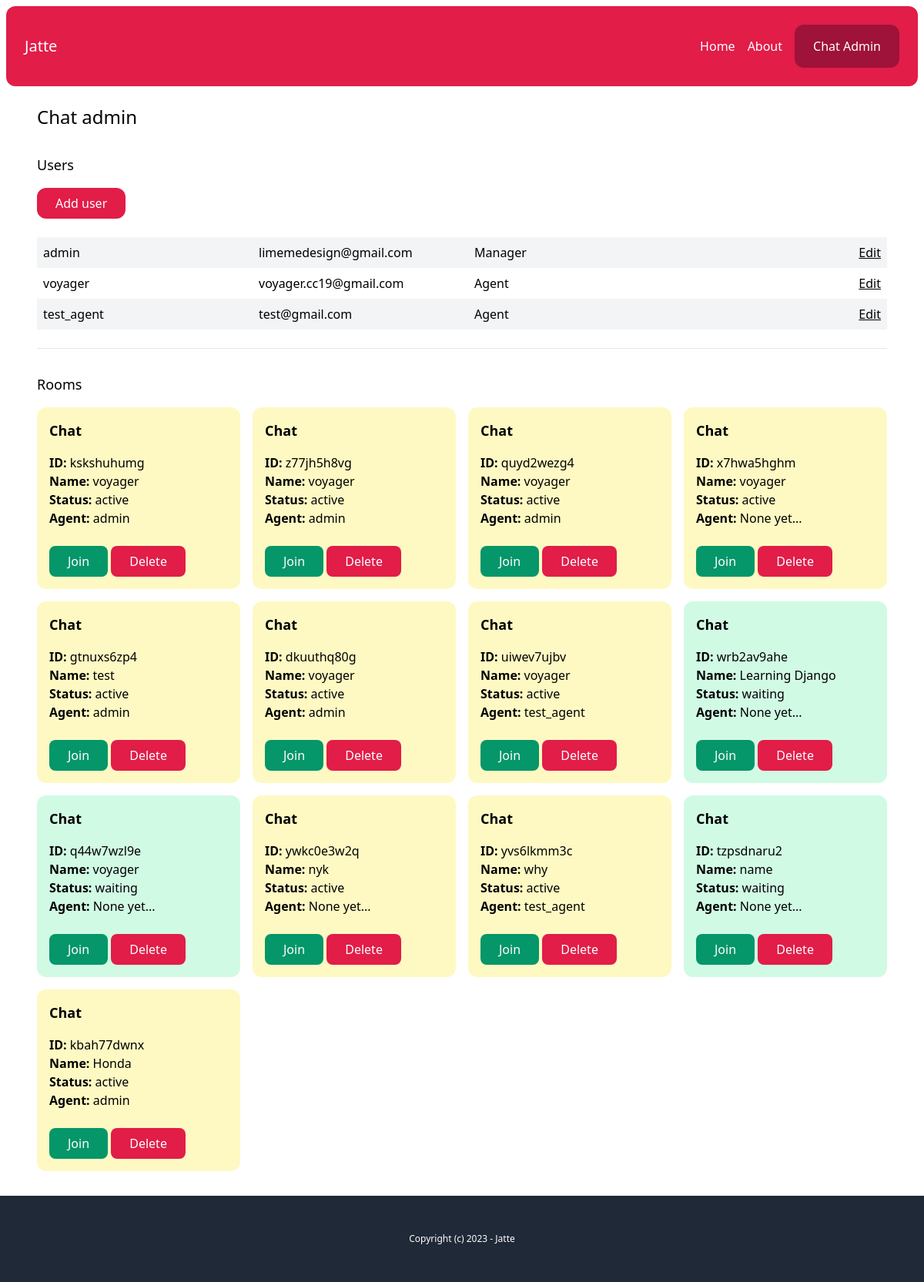
/chat-admin/ (signed in), run on an earlier commit of the app's database.
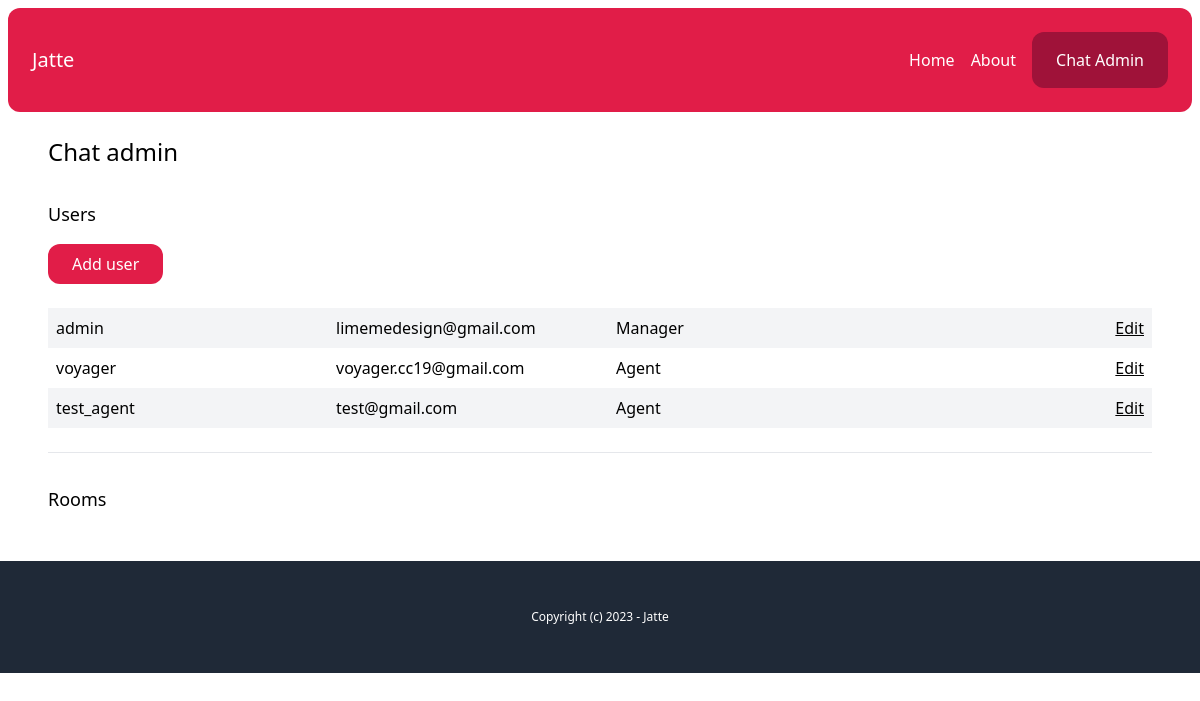
And on a later commit of the database.
### account/models.py (models this page shows)
class User(AbstractBaseUser, PermissionsMixin):
    AGENT = 'agent'
    MANAGER = 'manager'
    ROLES_CHOICES = (
        (AGENT, 'Agent'),
        (MANAGER, 'Manager'),
    )
    id = models.UUIDField(primary_key=True, default=uuid.uuid4, editable=False)
    email = models.EmailField(unique=True)
    name = models.CharField(max_length=255, blank=True, default='')
    role = models.CharField(max_length=20, choices=ROLES_CHOICES, default=AGENT)
    is_active = models.BooleanField(default=True)
    is_superuser = models.BooleanField(default=False)
    is_staff = models.BooleanField(default=False)
    date_joined = models.DateTimeField(default=timezone.now)
    last_login = models.DateTimeField(blank=True, null=True)
    objects = CustomUserManager()
    USERNAME_FIELD = 'email'
    EMAIL_FIELD = 'email'
    REQUIRED_FIELDS = ['name']

### chat/models.py (models this page shows, shortened)
class Room(models.Model):
    WAITING = "waiting"
    ACTIVE = "active"
    CLOSED = "closed"
    CHOICES_STATUS = [(WAITING, "Waiting"), (ACTIVE, "Active"), (CLOSED, "Closed")]
    uuid = models.CharField(max_length=255)
    client = models.CharField(max_length=255)
    agent = models.ForeignKey(
        User, related_name="rooms", blank=True, null=True, on_delete=models.SET_NULL
    )
    messages = models.ManyToManyField(Message, blank=True)
    url = models.CharField(max_length=255, blank=True, null=True)
    status = models.CharField(max_length=20, choices=CHOICES_STATUS, default=WAITING)
    created_at = models.DateTimeField(auto_now_add=True)
    class Meta:
        ordering: ["-created_at"]

### chat/views.py (the view)
# urls.py: path("chat-admin/", views.admin, name="admin"),
@login_required  # Requires user to be logged in
def admin(request):
    rooms = Room.objects.all()  # Get all chat rooms
    users = User.objects.filter(is_staff=True)  # Get all staff users
    return render(request, "chat/admin.html", {"rooms": rooms, "users": users})

### chat/templates/chat/admin.html
{% extends 'core/base.html' %} {% block content %}
<h1 class="text-2xl">Chat admin</h1>
{% if perms.user.add_user %}
<div class="mt-8">
  <h2 class="mb-4 text-lg">Users</h2>
  <a
    href="{% url 'chat:add_user' %}"
    class="inline-block py-2 px-6 bg-rose-600 text-white rounded-xl"
    >Add user</a
  >
  <div class="mt-6">
    {% for user in users %}
    <div class="grid grid-cols-4 gap-4 py-2 {% cycle 'bg-gray-100' '' %}">
      <p class="px-2">
        <a href="{% url 'chat:user_detail' user.pk %}"> {{user.name }} </a>
      </p>
      <p class="px-2">{{ user.email }}</p>
      <p class="px-2">{{ user.get_role_display }}</p>
      <p class="px-2 text-right">
        {% if perms.user.edit_user %}
          <a href="{% url 'chat:edit_user' user.pk %}" class="underline">Edit</a>
        {% endif %}
      </p>
    </div>
    {% endfor %}
  </div>
</div>
{% endif %}
<hr class="my-6" />
<div class="mt-8">
  <h2 class="mb-4 text-lg">Rooms</h2>
  {% include 'chat/partials/room_list.html' %}
</div>
{% endblock %}

### core/templates/core/base.html (shortened to what this page needs)
{% load static %}
<!DOCTYPE html>
<html>
  <head>
    <link
      rel="stylesheet"
      type="text/css"
      href="{% static 'css/main.min.css' %}"
    />
  </head>
  <body>
    <div class="p-2">
      <nav
        class="p-6 bg-rose-600 text-white flex justify-between items-center rounded-xl"
      >
        <a href="{% url 'core:index' %}" class="text-xl">Jatte</a>
        <div class="flex items-center space-x-4">
          <a href="{% url 'core:index' %}">Home</a>
          <a href="{% url 'core:about' %}">About</a>
          {% if request.user.is_authenticated %}
            <a href="{% url 'chat:admin' %}" class="inline-block py-4 px-6 bg-rose-800 text-white rounded-xl">Chat Admin</a>
          {% endif %}
        </div>
      </nav>
      <main class="max-w-6xl mx-auto p-6">
         {% block content %} {% endblock %}
      </main>
    </div>
    <footer class="py-12 px-6 bg-gray-800 text-white text-center text-xs">
      <p>Copyright (c) 2023 - Jatte</p>
    </footer>
  </body>
</html>

### chat/templates/chat/partials/room_list.html
<div class="grid grid-cols-4 gap-4">
  {% for room in rooms %}
  <div
    class="p-4 rounded-xl {% if room.status == 'waiting' %} bg-emerald-100 {% elif room.status == 'active' %} bg-yellow-100 {% else%} bg-gray-100 {% endif %}"
  >
    <h3 class="mb-4 text-lg font-semibold">Chat</h3>
    <p>
      <b>ID: </b> {{ room.uuid }} <br />
      <b>Name: </b> {{ room.client }} <br />
      <b>Status: </b> {{ room.status }} <br />
      <b>Agent: </b> {% firstof room.agent.name 'None yet...' %} <br />
    </p>
    <a
      href="{%  url 'chat:room' room.uuid %}"
      class="mt-6 inline-block py-2 px-6 bg-emerald-600 text-white rounded-lg"
      >Join</a
    >
    <a
      href="{%  url 'chat:delete_room' room.uuid %}"
      class="mt-6 inline-block py-2 px-6 bg-rose-600 text-white rounded-lg"
      >Delete</a
    >
  </div>
  {% endfor %}
</div>

What changed in the data, as far as the page shows it:
removed Room: uuid "kskshuhumg", client "voyager", status "active", agent.name "admin"
removed Room: uuid "z77jh5h8vg", client "voyager", status "active", agent.name "admin"
removed Room: uuid "quyd2wezg4", client "voyager", status "active", agent.name "admin"
removed Room: uuid "x7hwa5hghm", client "voyager", status "active", agent "None yet..."
removed Room: uuid "gtnuxs6zp4", client "test", status "active", agent.name "admin"
removed Room: uuid "dkuuthq80g", client "voyager", status "active", agent.name "admin"
removed Room: uuid "uiwev7ujbv", client "voyager", status "active", agent.name "test_agent"
removed Room: uuid "wrb2av9ahe", client "Learning Django", status "waiting", agent "None yet..."
removed Room: uuid "q44w7wzl9e", client "voyager", status "waiting", agent "None yet..."
removed Room: uuid "ywkc0e3w2q", client "nyk", status "active", agent "None yet..."
removed Room: uuid "yvs6lkmm3c", client "why", status "active", agent.name "test_agent"
removed Room: uuid "tzpsdnaru2", client "name", status "waiting", agent "None yet..."
removed Room: uuid "kbah77dwnx", client "Honda", status "active", agent.name "admin"
